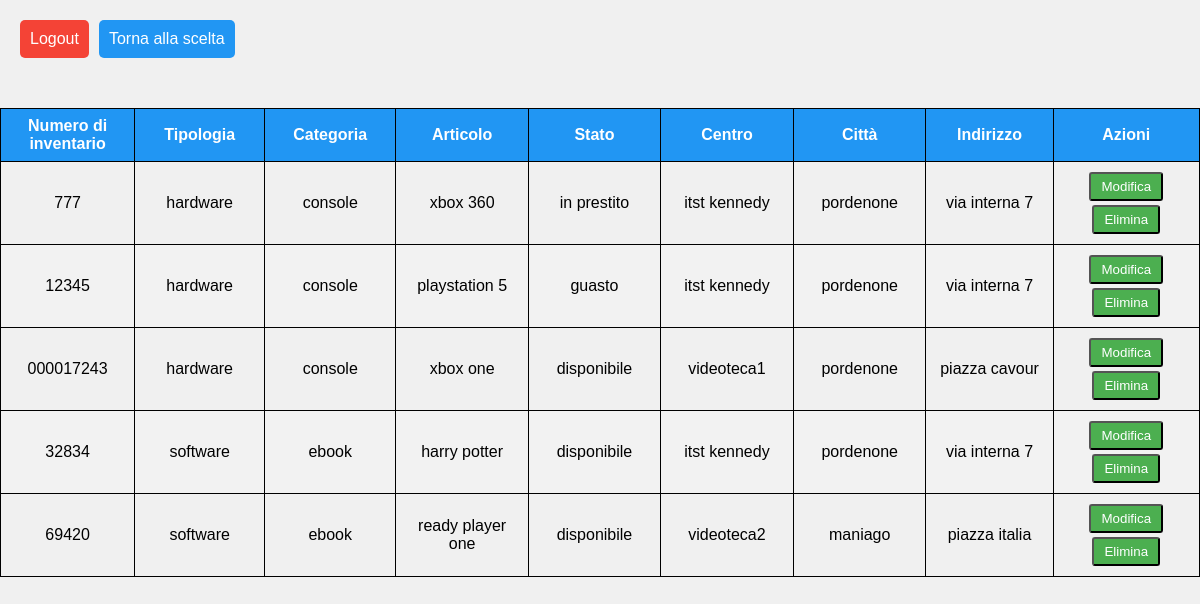
Page /backend/visualizzaArticoli.php (signed in) on the committed database.
### tables this page shows
CREATE TABLE `articoli` (
  `id_articolo` int(16) NOT NULL,
  `numero_inventario` varchar(32) NOT NULL,
  `articolo` varchar(64) NOT NULL,
  `stato` set('disponibile','guasto','prenotato','in prestito') NOT NULL,
  `fk_id_categoria` int(16) DEFAULT NULL,
  `fk_id_centro` int(16) DEFAULT NULL
);

CREATE TABLE `categorie` (
  `id_categoria` int(16) NOT NULL,
  `categoria` varchar(32) NOT NULL,
  `tipologia` varchar(32) NOT NULL
);

CREATE TABLE `centri` (
  `id_centro` int(16) NOT NULL,
  `nome` varchar(32) NOT NULL,
  `citta` varchar(32) NOT NULL,
  `indirizzo` varchar(64) NOT NULL
);

### backend/visualizzaArticoli.php (the view, shortened to what this page needs)
<!DOCTYPE html>
<html>
<head>
    <link rel="stylesheet" href="../style/styles.css" type="text/css">
</head>
<body>
    <div class="button-container">
        <div class="top-left-container">
            <input type="button" name="logout" value="Logout" onclick="location.href='../logout.php'">
            <input type="button" name="login" value="Torna alla scelta" onclick="location.href='sceltaAdmin.php'">
        </div>
    </div>
    <div class="container">
        <div class="table-wrapper">
            <table class="fl-table">
                <thead>
                <tr>
                    <th>Numero di inventario</th>
                    <th>Tipologia</th>
                    <th>Categoria</th>
                    <th>Articolo</th>
                    <th>Stato</th>
                    <th>Centro</th>
                    <th>Città</th>
                    <th>Indirizzo</th>
                    <th>Azioni</th>
                </tr>
                </thead>
                <tbody>
                <?php
                    $selectSql = "SELECT id_articolo, numero_inventario, tipologia, categoria, articolo, stato, nome, citta, indirizzo
                                    FROM articoli a JOIN centri c
                                    ON a.fk_id_centro = c.id_centro
                                    JOIN categorie cat
                                    ON a.fk_id_categoria = cat.id_categoria
                                    ORDER BY tipologia";
                    require_once '../db.php';
                    $result = $conn->query($selectSql);
                    while($row = $result->fetch_array(MYSQLI_ASSOC))
                    {
                        $n_inventario = $row['numero_inventario'];
                        $tipologia = $row['tipologia'];
                        $categoria = $row['categoria'];
                        $articolo = $row['articolo'];
                        $stato = $row['stato'];
                        $nome = $row['nome'];
                        $citta = $row['citta'];
                        $indirizzo = $row['indirizzo'];
                        echo
                            '<tr>
                                <td class="colonnaNumero">'.$n_inventario.'</td>
                                <td class="colonnaTipo">'.$tipologia.'</td>
                                <td class="colonnaCategoria">'.$categoria.'</td>
                                <td class="colonnaArticolo">'.$articolo.'</td>
                                <td class="colonnaStato">'.$stato.'</td>
                                <td class="colonnaNome">'.$nome.'</td>
                                <td class="colonnaCitta">'.$citta.'</td>
                                <td class="colonnaIndirizzo">'.$indirizzo.'</td>
                                <td class="colonnaTasti">
                                    <button class="btn" type="button" onclick="location.href=\'modifica_articolo.php?id='.$row["id_articolo"].'\'">Modifica</button>
                                    <button class="btn" type="button" onclick="location.href=\'elimina_articolo.php?id='.$row["id_articolo"].'\'">Elimina</button>
                                </td>
                            </tr>';
                    }
                ?>
                </tbody>
            </table>
        </div>
    </div>
</body>
</html>

### style/styles.css (style rules this page uses)
body { margin: 0; padding: 0; font-family: Arial, sans-serif; background-color: #f0f0f0; }
.container { display: flex; flex-direction: column; align-items: center; justify-content: flex-start; padding-top: 20px; }
.button-container { display: flex; flex-direction: row; justify-content: space-between; width: 100%; }
.top-left-container { display: flex; flex-direction: row; justify-content: left; width: 50%; }
.table-wrapper { margin-top: 30px; }
.fl-table { width: 100%; border-collapse: collapse; border-spacing: 0; }
.fl-table th, .fl-table td { padding: 8px; text-align: center; border: 1px solid black; }
.fl-table th { background-color: #2196f3; color: #fff; text-align: center; }
.fl-table tr:nth-child(even) { background-color: #f2f2f2; }
.colonnaNumero { width: 150px; text-align: center; }
.colonnaTipo { width: 150px; text-align: center; }
.colonnaCategoria { width: 150px; text-align: center; }
.colonnaArticolo { width: 150px; text-align: center; }
.colonnaStato { width: 150px; text-align: center; }
.colonnaNome { width: 150px; text-align: center; }
.colonnaCitta { width: 150px; text-align: center; }
.colonnaIndirizzo { width: 150px; text-align: center; }
.colonnaTasti { width: 175px; align-items: center; text-align: center; }
button.btn { padding: 5px 10px; margin: 2px; text-decoration: none; background-color: #4caf50; color: #fff; border-radius: 3px; transition: background-color 0.3s; }
input[type="button"][name="logout"] { margin-top: 20px; margin-right: 10px; padding: 10px; cursor: pointer; border: none; border-radius: 5px; background: #f44336; color: #ffffff; font-size: 16px; transition: all 0.3s ease; transform: translate(20px, 0); }
input[type="button"][name="login"] { margin-top: 20px; margin-right: 10px; padding: 10px; cursor: pointer; border: none; border-radius: 5px; background: #2196f3; color: #ffffff; font-size: 16px; transition: all 0.3s ease; transform: translate(20px, 0); }

### rows in the picture
articoli: numero_inventario "777", fk_id_categoria.tipologia "hardware", fk_id_categoria.categoria "console", articolo "xbox 360", stato "in prestito", fk_id_centro.nome "itst kennedy", fk_id_centro.citta "pordenone", fk_id_centro.indirizzo "via interna 7"
articoli: numero_inventario "12345", fk_id_categoria.tipologia "hardware", fk_id_categoria.categoria "console", articolo "playstation 5", stato "guasto", fk_id_centro.nome "itst kennedy", fk_id_centro.citta "pordenone", fk_id_centro.indirizzo "via interna 7"
articoli: numero_inventario "000017243", fk_id_categoria.tipologia "hardware", fk_id_categoria.categoria "console", articolo "xbox one", stato "disponibile", fk_id_centro.nome "videoteca1", fk_id_centro.citta "pordenone", fk_id_centro.indirizzo "piazza cavour"
articoli: numero_inventario "32834", fk_id_categoria.tipologia "software", fk_id_categoria.categoria "ebook", articolo "harry potter", stato "disponibile", fk_id_centro.nome "itst kennedy", fk_id_centro.citta "pordenone", fk_id_centro.indirizzo "via interna 7"
articoli: numero_inventario "69420", fk_id_categoria.tipologia "software", fk_id_categoria.categoria "ebook", articolo "ready player one", stato "disponibile", fk_id_centro.nome "videoteca2", fk_id_centro.citta "maniago", fk_id_centro.indirizzo "piazza italia"
